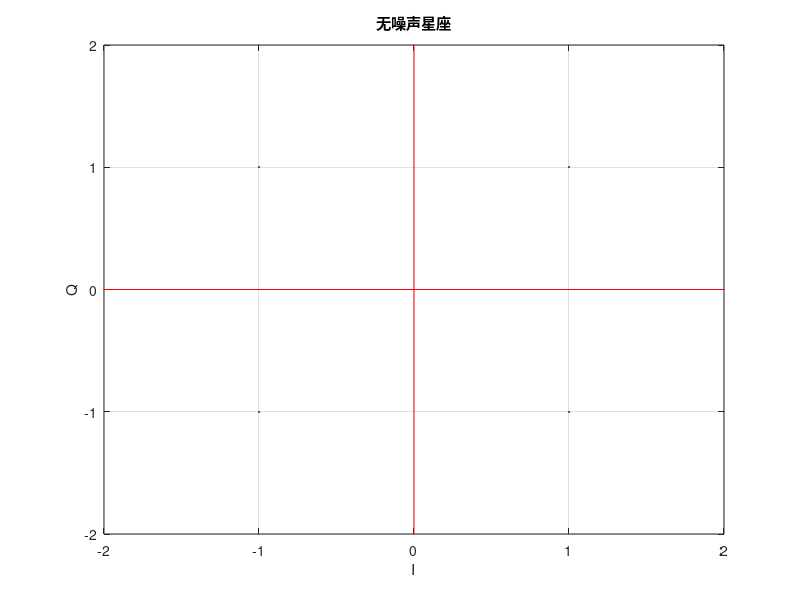
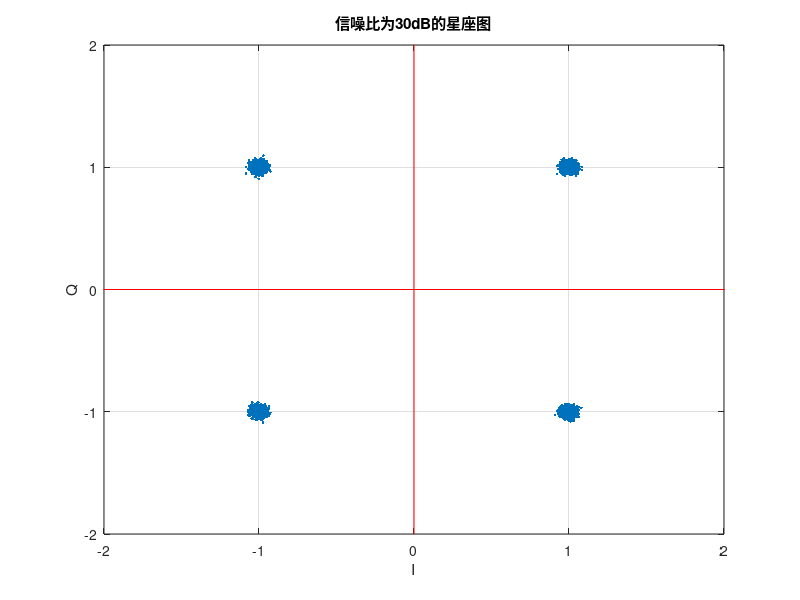
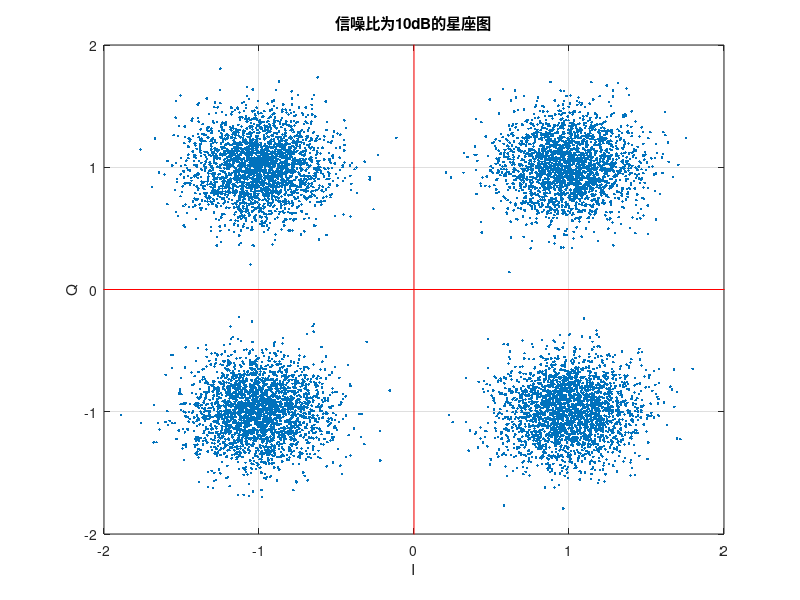
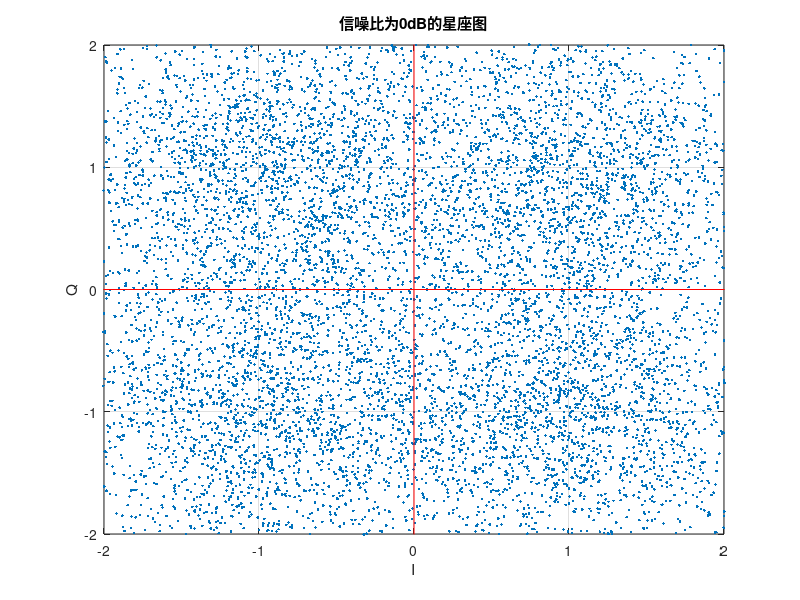

These figures' MATLAB source, in order: (Note: this script raises an error after producing the figures.)
close all;
clear;

% --------QPSK Constellations
% clear all;
% close all;

x_qpsk = randi([0,1],1,10000)*2-1 + 1i*(randi([0,1],1,10000)*2-1); % case 1

scatterplot(x_qpsk);
xlabel('I');
ylabel('Q');
title('无噪声星座');
line([0 0],[-3 3],'Color','r');
line([-3 3],[0 0],'Color','r');
axis([-2 2 -2 2]);
grid on;

%% 请分别实现信噪比为30dB、10dB、0dB星座图
snr_values = [30, 10, 0];
for i = 1:length(snr_values)
    snr = snr_values(i);
    noise = (1/sqrt(2)) * (randn(size(x_qpsk)) + 1i*randn(size(x_qpsk))) * 10^(-snr/20);
    x_noisy = x_qpsk + noise;
    
    figure(i);
    scatterplot(x_noisy);
    xlabel('I');
    ylabel('Q');
    title(['信噪比为', num2str(snr), 'dB的星座图']);
    line([0 0],[-3 3],'Color','r');
    line([-3 3],[0 0],'Color','r');
    axis([-2 2 -2 2]);
    grid on;
end


% %% 扩展3：QPSK 误码率(BER) vs 信噪比(SNR) 仿真
clear;

% 仿真参数
num_bits = 100000;      % 仿真比特数 (增加数量以获得平滑曲线)
EbNo_dB = 0:1:10;       % Eb/No 范围 (dB)
SNR_dB = EbNo_dB + 10*log10(2); % QPSK中，SNR = Eb/No + 10log10(k), k=2 bits/symbol
BER_sim = zeros(1, length(EbNo_dB)); % 存放仿真误码率

% 1. 生成随机比特
data_bits = randi([0, 1], 1, num_bits);

% 2. QPSK 调制 (格雷码映射: 00->1+j, 01->-1+j, 11->-1-j, 10->1-j)
% 将比特流重组为符号
data_I = data_bits(1:2:end)*2 - 1; % 奇数位 -> I路
data_Q = data_bits(2:2:end)*2 - 1; % 偶数位 -> Q路
tx_sig = (data_I + 1i * data_Q) / sqrt(2); % 归一化功率

% 3. 循环不同的信噪比
for k = 1:length(EbNo_dB)

    % 添加高斯白噪声
    % awgn 函数可以直接使用 'measured' 自动测算信号功率
    rx_sig = awgn(tx_sig, SNR_dB(k), 'measured');

    % QPSK 解调 (最大似然判决/最小欧氏距离)
    % 简单的象限判断
    rx_I = real(rx_sig);
    rx_Q = imag(rx_sig);

    demod_I = sign(rx_I);
    demod_Q = sign(rx_Q);

    % 恢复比特流
    demod_bits = zeros(1, num_bits);
    demod_bits(1:2:end) = (demod_I + 1) / 2;
    demod_bits(2:2:end) = (demod_Q + 1) / 2;

    % 计算误码率
    [num_errors, ber] = biterr(data_bits, demod_bits);
    BER_sim(k) = ber;
end

% 4. 计算理论误码率
% QPSK的理论误码率公式与BPSK相同 (作为Eb/No的函数时)
BER_theory = berawgn(EbNo_dB, 'psk', 4, 'nondiff'); 

% 5. 绘图对比
figure('Name', '扩展3：QPSK 误码率曲线');
semilogy(EbNo_dB, BER_theory, 'b-', 'LineWidth', 2); hold on;
semilogy(EbNo_dB, BER_sim, 'r*', 'MarkerSize', 8);
grid on;
xlabel('E_b/N_0 (dB)');
ylabel('误码率 (BER)');
legend('理论值', '仿真值');
title('QPSK系统误码率性能分析');
